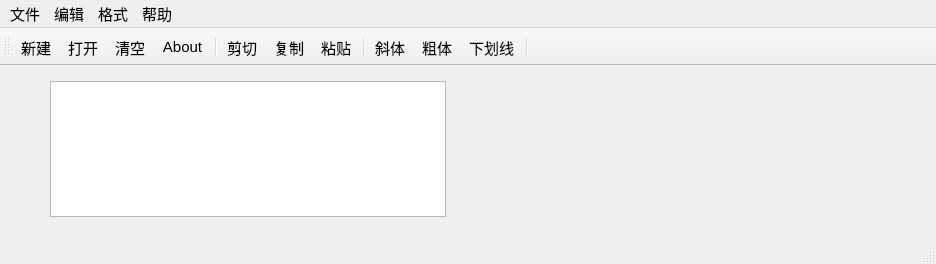
<?xml version="1.0" encoding="UTF-8"?>
<ui version="4.0">
 <class>QWMainWind</class>
 <widget class="QMainWindow" name="QWMainWind">
  <property name="geometry">
   <rect>
    <x>0</x>
    <y>0</y>
    <width>936</width>
    <height>264</height>
   </rect>
  </property>
  <property name="font">
   <font>
    <pointsize>11</pointsize>
   </font>
  </property>
  <property name="windowTitle">
   <string>QWMainWind</string>
  </property>
  <widget class="QWidget" name="centralWidget">
   <widget class="QTextEdit" name="txtEdit">
    <property name="geometry">
     <rect>
      <x>50</x>
      <y>15</y>
      <width>396</width>
      <height>136</height>
     </rect>
    </property>
    <property name="font">
     <font>
      <pointsize>16</pointsize>
     </font>
    </property>
   </widget>
  </widget>
  <widget class="QMenuBar" name="menuBar">
   <property name="geometry">
    <rect>
     <x>0</x>
     <y>0</y>
     <width>936</width>
     <height>26</height>
    </rect>
   </property>
   <widget class="QMenu" name="menu">
    <property name="title">
     <string>文件</string>
    </property>
    <addaction name="actNew"/>
    <addaction name="actOpen"/>
    <addaction name="separator"/>
    <addaction name="actClose"/>
   </widget>
   <widget class="QMenu" name="menu_2">
    <property name="title">
     <string>编辑</string>
    </property>
    <addaction name="actCut"/>
    <addaction name="actCopy"/>
    <addaction name="actPaste"/>
    <addaction name="separator"/>
    <addaction name="actClear"/>
   </widget>
   <widget class="QMenu" name="menu_3">
    <property name="title">
     <string>格式</string>
    </property>
    <addaction name="actFontBold"/>
    <addaction name="actFontItalic"/>
    <addaction name="actFontUnder"/>
    <addaction name="separator"/>
    <addaction name="actToolbarLab"/>
   </widget>
   <widget class="QMenu" name="menu_4">
    <property name="title">
     <string>帮助</string>
    </property>
    <addaction name="actionabout"/>
   </widget>
   <addaction name="menu"/>
   <addaction name="menu_2"/>
   <addaction name="menu_3"/>
   <addaction name="menu_4"/>
  </widget>
  <widget class="QToolBar" name="mainToolBar">
   <property name="toolButtonStyle">
    <enum>Qt::ToolButtonStyle::ToolButtonTextUnderIcon</enum>
   </property>
   <attribute name="toolBarArea">
    <enum>TopToolBarArea</enum>
   </attribute>
   <attribute name="toolBarBreak">
    <bool>false</bool>
   </attribute>
   <addaction name="actNew"/>
   <addaction name="actOpen"/>
   <addaction name="actClear"/>
   <addaction name="actionAbout"/>
   <addaction name="separator"/>
   <addaction name="actCut"/>
   <addaction name="actCopy"/>
   <addaction name="actPaste"/>
   <addaction name="separator"/>
   <addaction name="actFontItalic"/>
   <addaction name="actFontBold"/>
   <addaction name="actFontUnder"/>
   <addaction name="separator"/>
  </widget>
  <widget class="QStatusBar" name="statusBar"/>
  <action name="actCut">
   <property name="icon">
    <iconset resource="res.qrc">
     <normaloff>:/images/images/cut.bmp</normaloff>:/images/images/cut.bmp</iconset>
   </property>
   <property name="text">
    <string>剪切</string>
   </property>
   <property name="toolTip">
    <string>剪切</string>
   </property>
   <property name="shortcut">
    <string>Ctrl+X</string>
   </property>
  </action>
  <action name="actCopy">
   <property name="icon">
    <iconset resource="res.qrc">
     <normaloff>:/images/images/120.bmp</normaloff>:/images/images/120.bmp</iconset>
   </property>
   <property name="text">
    <string>复制</string>
   </property>
   <property name="toolTip">
    <string>复制</string>
   </property>
   <property name="shortcut">
    <string>Ctrl+C</string>
   </property>
  </action>
  <action name="actPaste">
   <property name="icon">
    <iconset resource="res.qrc">
     <normaloff>:/images/images/paste.bmp</normaloff>:/images/images/paste.bmp</iconset>
   </property>
   <property name="text">
    <string>粘贴</string>
   </property>
   <property name="toolTip">
    <string>粘贴</string>
   </property>
   <property name="shortcut">
    <string>Ctrl+V</string>
   </property>
  </action>
  <action name="actFontBold">
   <property name="checkable">
    <bool>true</bool>
   </property>
   <property name="icon">
    <iconset resource="res.qrc">
     <normaloff>:/images/images/BLD.BMP</normaloff>:/images/images/BLD.BMP</iconset>
   </property>
   <property name="text">
    <string>粗体</string>
   </property>
   <property name="toolTip">
    <string>粗体</string>
   </property>
  </action>
  <action name="actFontItalic">
   <property name="checkable">
    <bool>true</bool>
   </property>
   <property name="icon">
    <iconset resource="res.qrc">
     <normaloff>:/images/images/ITL.BMP</normaloff>:/images/images/ITL.BMP</iconset>
   </property>
   <property name="text">
    <string>斜体</string>
   </property>
   <property name="toolTip">
    <string>斜体</string>
   </property>
  </action>
  <action name="actFontUnder">
   <property name="checkable">
    <bool>true</bool>
   </property>
   <property name="icon">
    <iconset resource="res.qrc">
     <normaloff>:/images/images/WORDUNDR.BMP</normaloff>:/images/images/WORDUNDR.BMP</iconset>
   </property>
   <property name="text">
    <string>下划线</string>
   </property>
   <property name="toolTip">
    <string>下划线</string>
   </property>
  </action>
  <action name="actClose">
   <property name="icon">
    <iconset resource="res.qrc">
     <normaloff>:/images/images/exit.bmp</normaloff>:/images/images/exit.bmp</iconset>
   </property>
   <property name="text">
    <string>退出</string>
   </property>
   <property name="toolTip">
    <string>退出</string>
   </property>
  </action>
  <action name="actOpen">
   <property name="icon">
    <iconset resource="res.qrc">
     <normaloff>:/images/images/open3.bmp</normaloff>:/images/images/open3.bmp</iconset>
   </property>
   <property name="text">
    <string>打开...</string>
   </property>
   <property name="toolTip">
    <string>打开文件</string>
   </property>
   <property name="shortcut">
    <string>Ctrl+O</string>
   </property>
  </action>
  <action name="actClear">
   <property name="icon">
    <iconset resource="res.qrc">
     <normaloff>:/images/images/103.bmp</normaloff>:/images/images/103.bmp</iconset>
   </property>
   <property name="text">
    <string>清空</string>
   </property>
   <property name="toolTip">
    <string>清空内容</string>
   </property>
  </action>
  <action name="actFont">
   <property name="icon">
    <iconset resource="res.qrc">
     <normaloff>:/images/images/20.ico</normaloff>:/images/images/20.ico</iconset>
   </property>
   <property name="text">
    <string>字体...</string>
   </property>
   <property name="toolTip">
    <string>字体设置</string>
   </property>
  </action>
  <action name="actNew">
   <property name="icon">
    <iconset resource="res.qrc">
     <normaloff>:/images/images/new2.bmp</normaloff>:/images/images/new2.bmp</iconset>
   </property>
   <property name="text">
    <string>新建</string>
   </property>
   <property name="shortcut">
    <string>Ctrl+N</string>
   </property>
  </action>
  <action name="actToolbarLab">
   <property name="checkable">
    <bool>true</bool>
   </property>
   <property name="checked">
    <bool>true</bool>
   </property>
   <property name="text">
    <string>显示工具栏文字标签</string>
   </property>
   <property name="menuRole">
    <enum>QAction::MenuRole::TextHeuristicRole</enum>
   </property>
  </action>
  <action name="actionAbout">
   <property name="icon">
    <iconset theme="QIcon::ThemeIcon::HelpAbout"/>
   </property>
   <property name="text">
    <string>About</string>
   </property>
   <property name="toolTip">
    <string>information</string>
   </property>
   <property name="menuRole">
    <enum>QAction::MenuRole::NoRole</enum>
   </property>
  </action>
  <action name="actionabout">
   <property name="text">
    <string>about</string>
   </property>
  </action>
 </widget>
 <layoutdefault spacing="6" margin="11"/>
 <resources>
  <include location="res.qrc"/>
 </resources>
 <connections>
  <connection>
   <sender>actClose</sender>
   <signal>triggered()</signal>
   <receiver>QWMainWind</receiver>
   <slot>close()</slot>
   <hints>
    <hint type="sourcelabel">
     <x>-1</x>
     <y>-1</y>
    </hint>
    <hint type="destinationlabel">
     <x>422</x>
     <y>254</y>
    </hint>
   </hints>
  </connection>
  <connection>
   <sender>actClear</sender>
   <signal>triggered()</signal>
   <receiver>txtEdit</receiver>
   <slot>clear()</slot>
   <hints>
    <hint type="sourcelabel">
     <x>-1</x>
     <y>-1</y>
    </hint>
    <hint type="destinationlabel">
     <x>260</x>
     <y>256</y>
    </hint>
   </hints>
  </connection>
  <connection>
   <sender>actCut</sender>
   <signal>triggered()</signal>
   <receiver>txtEdit</receiver>
   <slot>cut()</slot>
   <hints>
    <hint type="sourcelabel">
     <x>-1</x>
     <y>-1</y>
    </hint>
    <hint type="destinationlabel">
     <x>260</x>
     <y>256</y>
    </hint>
   </hints>
  </connection>
  <connection>
   <sender>actCopy</sender>
   <signal>triggered()</signal>
   <receiver>txtEdit</receiver>
   <slot>copy()</slot>
   <hints>
    <hint type="sourcelabel">
     <x>-1</x>
     <y>-1</y>
    </hint>
    <hint type="destinationlabel">
     <x>260</x>
     <y>256</y>
    </hint>
   </hints>
  </connection>
  <connection>
   <sender>actPaste</sender>
   <signal>triggered()</signal>
   <receiver>txtEdit</receiver>
   <slot>paste()</slot>
   <hints>
    <hint type="sourcelabel">
     <x>-1</x>
     <y>-1</y>
    </hint>
    <hint type="destinationlabel">
     <x>260</x>
     <y>256</y>
    </hint>
   </hints>
  </connection>
 </connections>
</ui>
